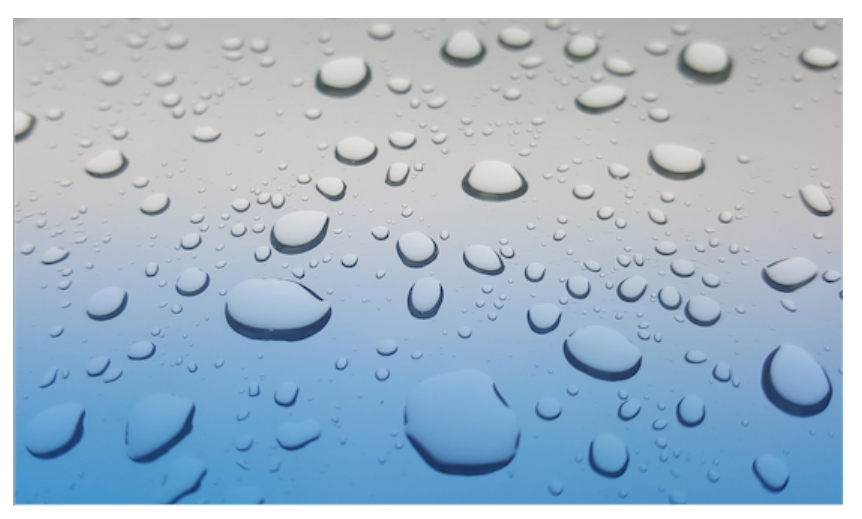
#> input picture Filters/max.png, 862 x 519 px
$ python min_filter.py
#> lines starting #> are read from the running program, lines starting #| are printed output that depends on the picture
# Importing Image and ImageFilter module from PIL package
from PIL import Image, ImageFilter

# creating a image object
im1 = Image.open(r"max.png")
#> im1 is the input picture: PIL image 862x519 RGBA; mean R, G, B, A 164.5, 184.6, 201.6, 255

# applying the min filter
im2 = im1.filter(ImageFilter.MinFilter(size = 5))
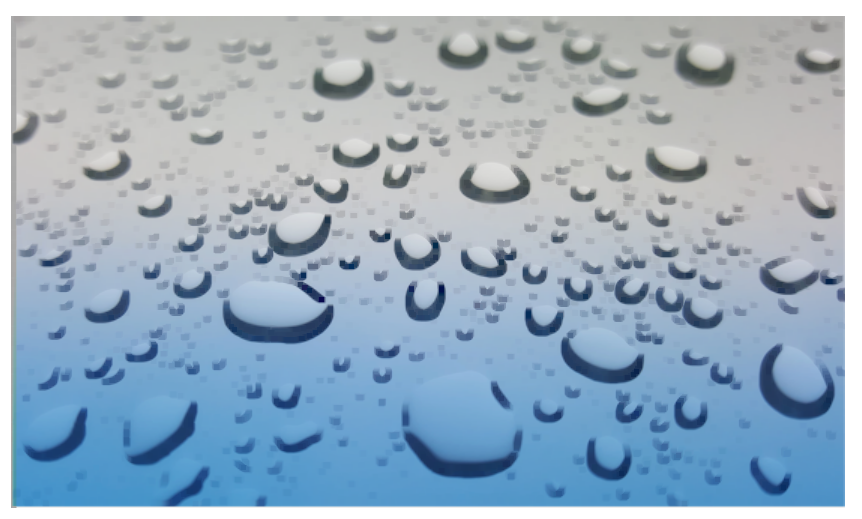
#> im2: PIL image 862x519 RGBA; mean R, G, B, A 154.9, 175.5, 193.2, 255


im2.show()
